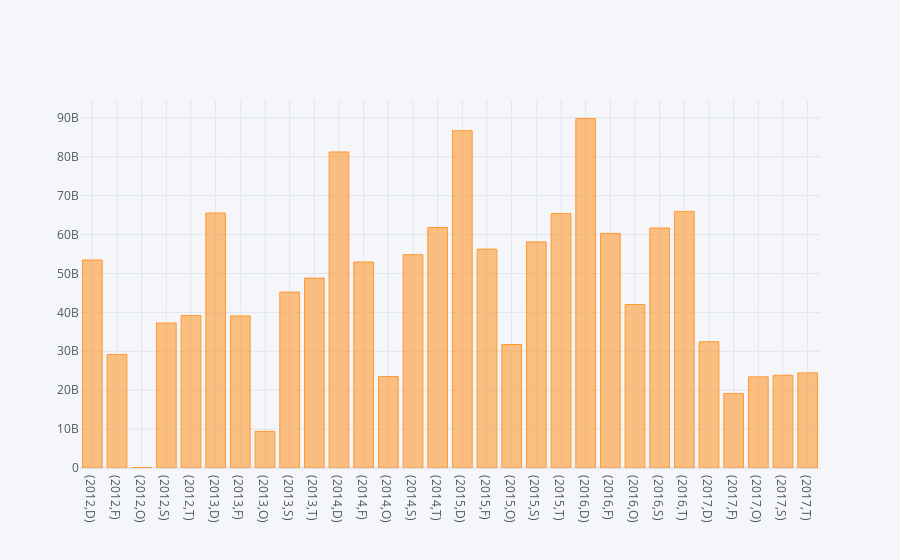

This figure's notebook cell:
### Markdown cell above
### Grouping the Year and Property Type columns to see the total sales made by each type of Property in different years

### Code cell
data_group4.groupby(["Year","Property Type"])['Price'].sum().iplot(kind='bar')

### Figure 1 — Plotly figure (JSON) as saved in the notebook; plotly's stock layout.template omitted (floating-point values rounded to 4 significant figures)
{"data": [{"marker": {"color": "rgba(255, 153, 51, 0.6)", "line": {"color": "rgba(255, 153, 51, 1.0)", "width": 1}}, "name": "Price", "orientation": "v", "text": "", "type": "bar", "x": ["(2012,D)", "(2012,F)", "(2012,O)", "(2012,S)", "(2012,T)", "(2013,D)", "(2013,F)", "(2013,O)", "(2013,S)", "(2013,T)", "(2014,D)", "(2014,F)", "(2014,O)", "(2014,S)", "(2014,T)", "(2015,D)", "(2015,F)", "(2015,O)", "(2015,S)", "(2015,T)", "(2016,D)", "(2016,F)", "(2016,O)", "(2016,S)", "(2016,T)", "(2017,D)", "(2017,F)", "(2017,O)", "(2017,S)", "(2017,T)"], "y": [53458059824, 29189923910, 116082928, 37270322519, 39214369854, 65542839118, 39094447415, 9411937304, 45215896875, 48813741484, 81234356095, 52953378186, 23509640678, 54835931784, 61813270421, 86703756681, 56264632530, 31741271395, 58122231522, 65405549652, 89862714931, 60315049840, 42027428196, 61685879687, 65961577177, 32460304763, 19156682567, 23424151440, 23853679994, 24447017797]}], "layout": {"legend": {"bgcolor": "#F5F6F9", "font": {"color": "#4D5663"}}, "paper_bgcolor": "#F5F6F9", "plot_bgcolor": "#F5F6F9", "title": {"font": {"color": "#4D5663"}}, "xaxis": {"gridcolor": "#E1E5ED", "showgrid": true, "tickfont": {"color": "#4D5663"}, "title": {"font": {"color": "#4D5663"}, "text": ""}, "zerolinecolor": "#E1E5ED"}, "yaxis": {"gridcolor": "#E1E5ED", "showgrid": true, "tickfont": {"color": "#4D5663"}, "title": {"font": {"color": "#4D5663"}, "text": ""}, "zerolinecolor": "#E1E5ED"}}}
